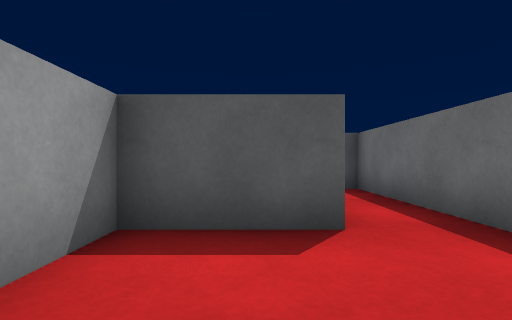
View 1 (above)

16 first-person views from a walk through a 3-D level made in the Unity game engine. The camera is 0.36 m above the floor, looks level and sees 85° across. The floor is counted in squares, 0.5 m on a side. Each view is taken from the middle of a square. On the plan, view 1 faces up. The plan holds only what a view shows up to about 9 squares ahead; the rest is blank. The place goes on beyond the plan.

View 2
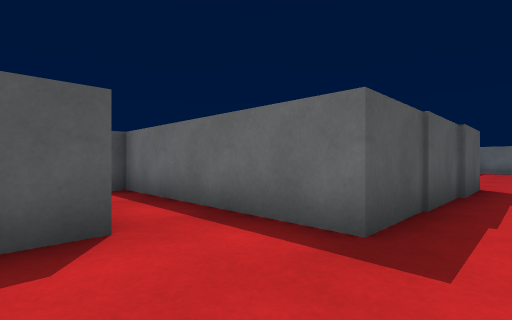

View 3
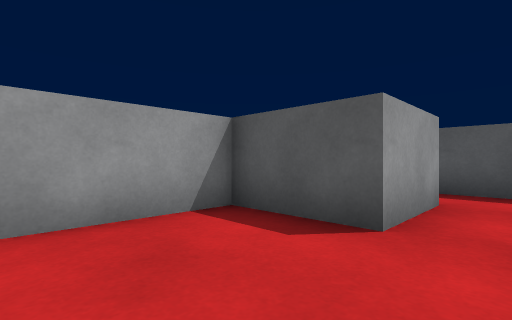

View 4
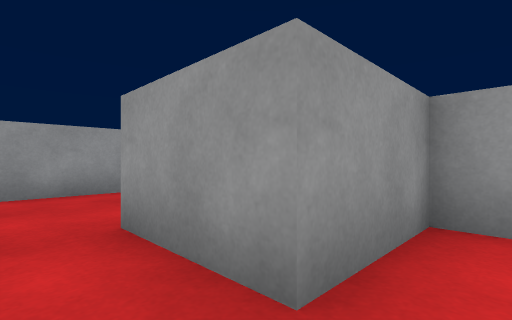

View 5
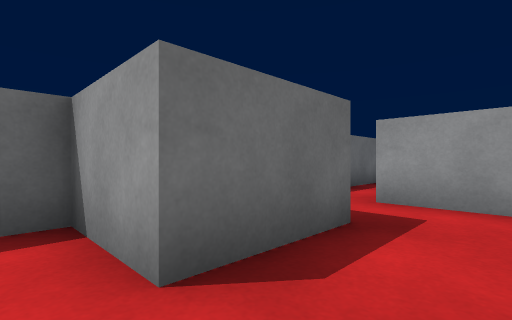

View 6
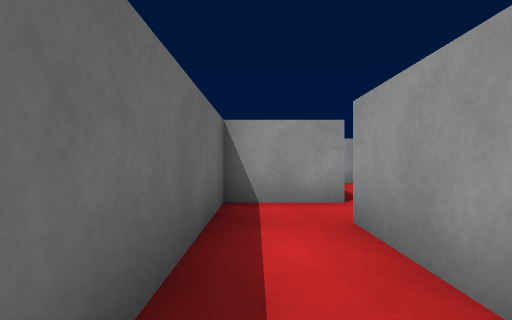

View 7
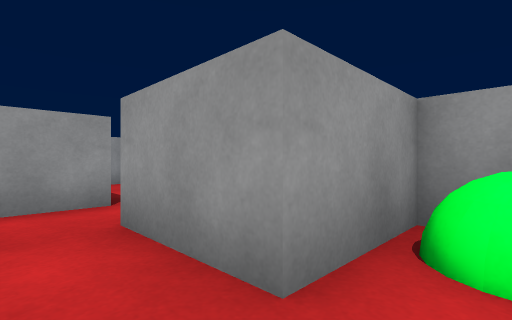

View 8
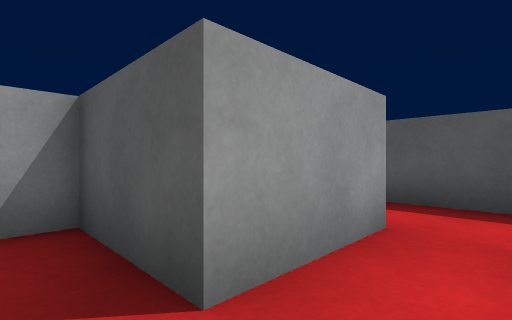

View 9
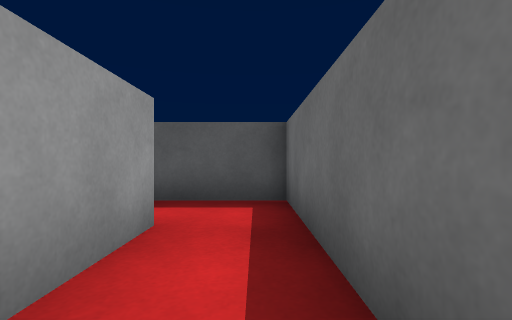

View 10
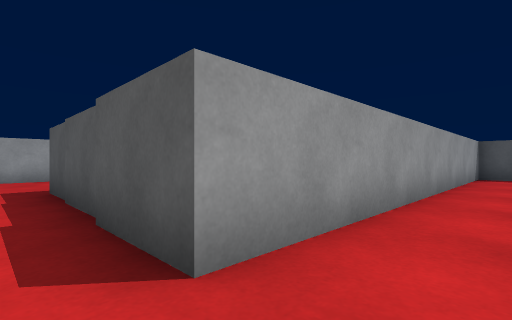

View 11
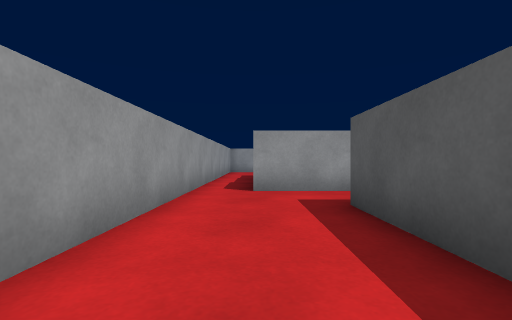

View 12
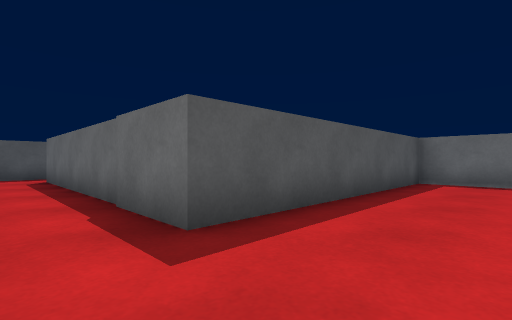

View 13
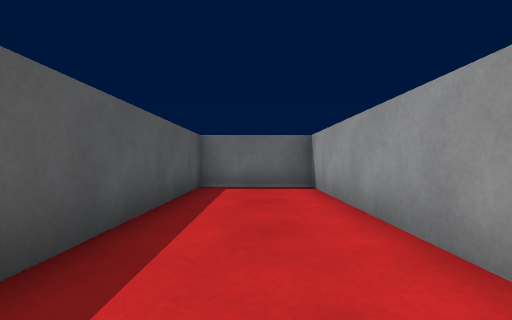

View 14
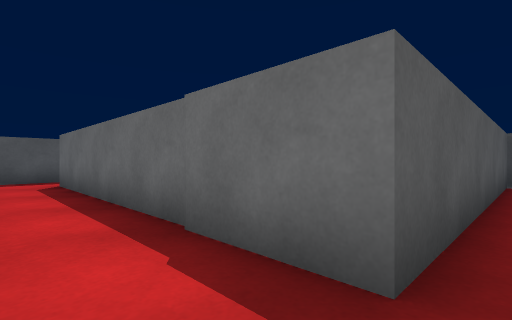

View 15
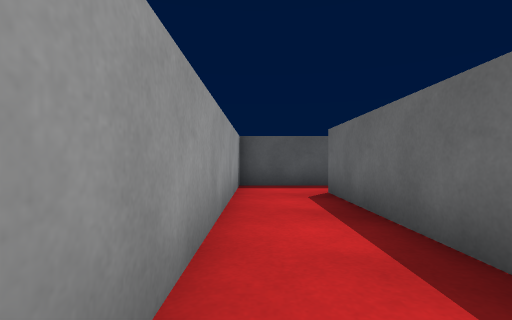

View 16
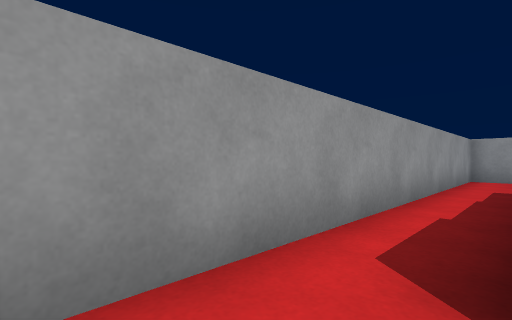

### Floor plan
Points are (right, up) in squares from view 1. A wall is a line through its corners. A room is listed if a view was taken in it or the views show most of it. See-through windows are left out.
Room 1 (views 1, 2, 3, 4, 5, 6, 7, 8, 9)
walls: (-1.4, 5.9) (-1.4, 5.1); (2.5, 9.2) (2.5, 15) (0.1, 15); (-1.4, 10.9) (-1.4, 10.1); (-1.4, 3) (-1.4, -0.5) (4.6, -0.5); (4.4, 1.1) (2.5, 1.1) (2.5, 7); (-1.4, 13.9) (-1.4, 13)
ways out: opening at (3.5, 0)
objects: grey block (-1, 3) to (1, 5); grey block (-1, 11) to (1, 13); green ball (-1, 14) to (0, 14); grey block (1, 7) to (2, 9)
Room 2 (views 10, 11, 12, 13, 14, 15, 16)
walls: (8.6, -0.5) (18.6, -0.5) (18.6, 2.5) (10.5, 2.5) (10.5, 11.1); (11.1, 12.9) (8.5, 12.9) (8.5, 0.9)
ways out: opening at (7.5, 0); opening at (11.5, 12)

Where each view was taken, in squares from view 1:
view 1: 0 up, 0 right, facing up
view 2: 0 up, 0 right, facing up-right
view 3: 0 up, 2 right, facing up-left
view 4: 6 up, 2 right, facing down-left
view 5: 10 up, 1 left, facing down-right
view 6: 14 up, 2 right, facing down
view 7: 14 up, 2 right, facing down-left
view 8: 10 up, 2 right, facing up-left
view 9: 10 up, 2 right, facing up
view 10: 0 up, 10 right, facing up-left
view 11: 1 up, 15 right, facing left
view 12: 0 up, 9 right, facing up-right
view 13: 1 up, 11 right, facing right
view 14: 2 up, 9 right, facing up-right
view 15: 5 up, 9 right, facing up
view 16: 1 up, 10 right, facing down-left
